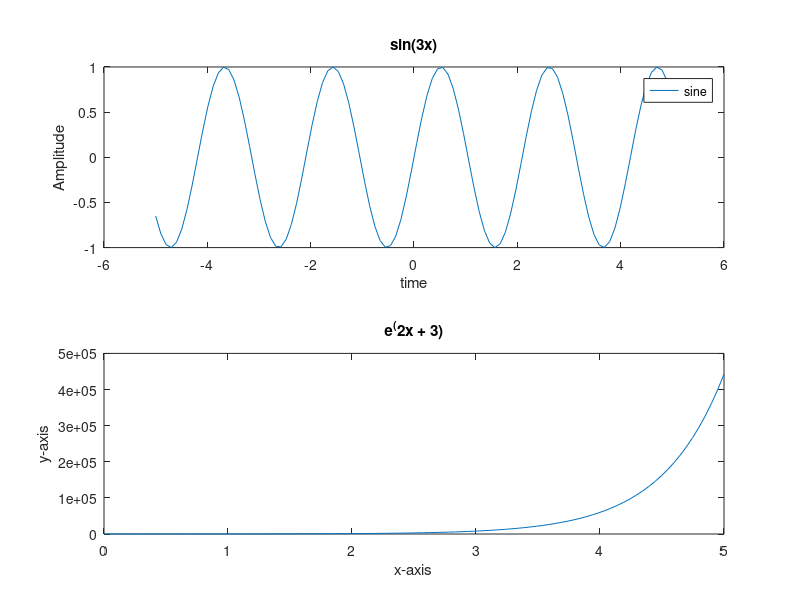

This figure's MATLAB source:
%{
	Q1. Plot the Following signals in linear scale
	 a) x(t)=sin(3t) -5<t<5
	 b) y(t)=e^(2t+3)

%}
subplot(2,1,1);
x1 = linspace(-5,5);
y1 = sin(3*x1);
plt1 = plot(x1,y1);
title('sin(3x)');
xlabel('time');
ylabel('Amplitude');
legend('sine');
% plot(x1,y1);
% saveas(figure1,'image.png')

subplot(2,1,2);


x2 = linspace(0,5);
y2 = exp(2*x2 + 3);
plt2 = plot(x2,y2);
title('e^(2x + 3)');
xlabel('x-axis');
ylabel('y-axis');
%saveas(gcf, 'example_signal1.jpg', 'jpg');

% figure1 = figure;
% axes1 = axes('Parent',figure1)
% hold(axes1,'all');
% plot(plot what you want to plot)
% saveas(figure1,'finename.ext')